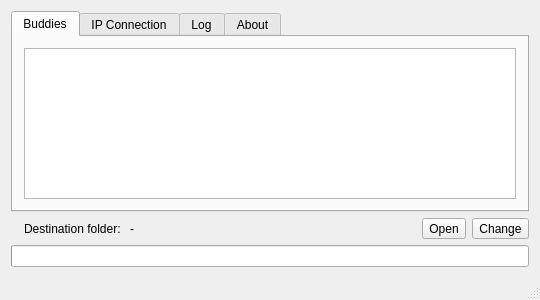
<?xml version="1.0" encoding="UTF-8"?>
<ui version="4.0">
 <class>MainWindowClass</class>
 <widget class="QMainWindow" name="MainWindowClass">
  <property name="geometry">
   <rect>
    <x>0</x>
    <y>0</y>
    <width>540</width>
    <height>300</height>
   </rect>
  </property>
  <property name="minimumSize">
   <size>
    <width>540</width>
    <height>300</height>
   </size>
  </property>
  <property name="acceptDrops">
   <bool>true</bool>
  </property>
  <property name="windowTitle">
   <string>Dukto</string>
  </property>
  <widget class="QWidget" name="centralWidget">
   <layout class="QVBoxLayout" name="verticalLayout_2">
    <item>
     <widget class="QTabWidget" name="tabWidget">
      <property name="currentIndex">
       <number>0</number>
      </property>
      <widget class="QWidget" name="tab">
       <attribute name="title">
        <string>Buddies</string>
       </attribute>
       <layout class="QVBoxLayout" name="verticalLayout_5">
        <item>
         <widget class="QListWidget" name="listPeers">
          <property name="contextMenuPolicy">
           <enum>Qt::ActionsContextMenu</enum>
          </property>
          <property name="iconSize">
           <size>
            <width>16</width>
            <height>16</height>
           </size>
          </property>
         </widget>
        </item>
       </layout>
      </widget>
      <widget class="QWidget" name="tab_2">
       <attribute name="title">
        <string>IP Connection</string>
       </attribute>
       <layout class="QVBoxLayout" name="verticalLayout_4">
        <item>
         <widget class="QLabel" name="label">
          <property name="text">
           <string>Destination host name or IP address:</string>
          </property>
         </widget>
        </item>
        <item>
         <widget class="QLineEdit" name="textDestination"/>
        </item>
        <item>
         <widget class="QPushButton" name="buttonSendToIp">
          <property name="enabled">
           <bool>false</bool>
          </property>
          <property name="text">
           <string>Send files</string>
          </property>
         </widget>
        </item>
        <item>
         <widget class="QPushButton" name="buttonSendTextToIp">
          <property name="enabled">
           <bool>false</bool>
          </property>
          <property name="text">
           <string>Send some text</string>
          </property>
         </widget>
        </item>
        <item>
         <spacer name="verticalSpacer">
          <property name="orientation">
           <enum>Qt::Vertical</enum>
          </property>
          <property name="sizeHint" stdset="0">
           <size>
            <width>20</width>
            <height>97</height>
           </size>
          </property>
         </spacer>
        </item>
        <item>
         <widget class="QLabel" name="labelIPs">
          <property name="text">
           <string>Current IP addresses: </string>
          </property>
         </widget>
        </item>
       </layout>
      </widget>
      <widget class="QWidget" name="tab_3">
       <attribute name="title">
        <string>Log</string>
       </attribute>
       <layout class="QVBoxLayout" name="verticalLayout_7">
        <item>
         <widget class="QListWidget" name="listLog"/>
        </item>
       </layout>
      </widget>
      <widget class="QWidget" name="tab_4">
       <attribute name="title">
        <string>About</string>
       </attribute>
       <layout class="QVBoxLayout" name="verticalLayout_6">
        <item>
         <widget class="QLabel" name="label_2">
          <property name="font">
           <font>
            <pointsize>10</pointsize>
            <weight>75</weight>
            <bold>true</bold>
           </font>
          </property>
          <property name="text">
           <string>Dukto R3 - October 2010</string>
          </property>
         </widget>
        </item>
        <item>
         <widget class="QLabel" name="label_5">
          <property name="font">
           <font>
            <italic>true</italic>
           </font>
          </property>
          <property name="text">
           <string>A simple, fast and multi-platform file transfer tool for LAN users.</string>
          </property>
         </widget>
        </item>
        <item>
         <widget class="QLabel" name="label_3">
          <property name="text">
           <string>Official site: http://www.msec.it/dukto</string>
          </property>
          <property name="openExternalLinks">
           <bool>false</bool>
          </property>
         </widget>
        </item>
        <item>
         <widget class="QLabel" name="label_4">
          <property name="text">
           <string>This software is released under the GPL2 license.</string>
          </property>
         </widget>
        </item>
        <item>
         <spacer name="verticalSpacer_2">
          <property name="orientation">
           <enum>Qt::Vertical</enum>
          </property>
          <property name="sizeHint" stdset="0">
           <size>
            <width>20</width>
            <height>151</height>
           </size>
          </property>
         </spacer>
        </item>
       </layout>
      </widget>
     </widget>
    </item>
    <item>
     <widget class="QFrame" name="frame">
      <property name="frameShape">
       <enum>QFrame::NoFrame</enum>
      </property>
      <property name="frameShadow">
       <enum>QFrame::Plain</enum>
      </property>
      <property name="lineWidth">
       <number>0</number>
      </property>
      <layout class="QGridLayout" name="gridLayout" columnstretch="2,10,1000,2,0">
       <property name="margin">
        <number>0</number>
       </property>
       <item row="0" column="0">
        <widget class="QLabel" name="label_7">
         <property name="text">
          <string/>
         </property>
         <property name="pixmap">
          <pixmap resource="resources.qrc">:/folderIcon</pixmap>
         </property>
        </widget>
       </item>
       <item row="0" column="1">
        <widget class="QLabel" name="label_6">
         <property name="text">
          <string>Destination folder: </string>
         </property>
        </widget>
       </item>
       <item row="0" column="2">
        <widget class="QLabel" name="labelOutput">
         <property name="text">
          <string>-</string>
         </property>
        </widget>
       </item>
       <item row="0" column="4">
        <widget class="QToolButton" name="buttonChangeDir">
         <property name="text">
          <string>Change</string>
         </property>
        </widget>
       </item>
       <item row="0" column="3">
        <widget class="QToolButton" name="buttonOpenDir">
         <property name="toolTip">
          <string>Open destination folder</string>
         </property>
         <property name="text">
          <string>Open</string>
         </property>
        </widget>
       </item>
      </layout>
     </widget>
    </item>
    <item>
     <widget class="QProgressBar" name="progressBar">
      <property name="value">
       <number>0</number>
      </property>
      <property name="textVisible">
       <bool>false</bool>
      </property>
     </widget>
    </item>
   </layout>
  </widget>
  <widget class="QMenuBar" name="menuBar">
   <property name="geometry">
    <rect>
     <x>0</x>
     <y>0</y>
     <width>540</width>
     <height>21</height>
    </rect>
   </property>
  </widget>
  <widget class="QStatusBar" name="statusBar"/>
 </widget>
 <layoutdefault spacing="6" margin="11"/>
 <resources>
  <include location="resources.qrc"/>
 </resources>
 <connections/>
</ui>
